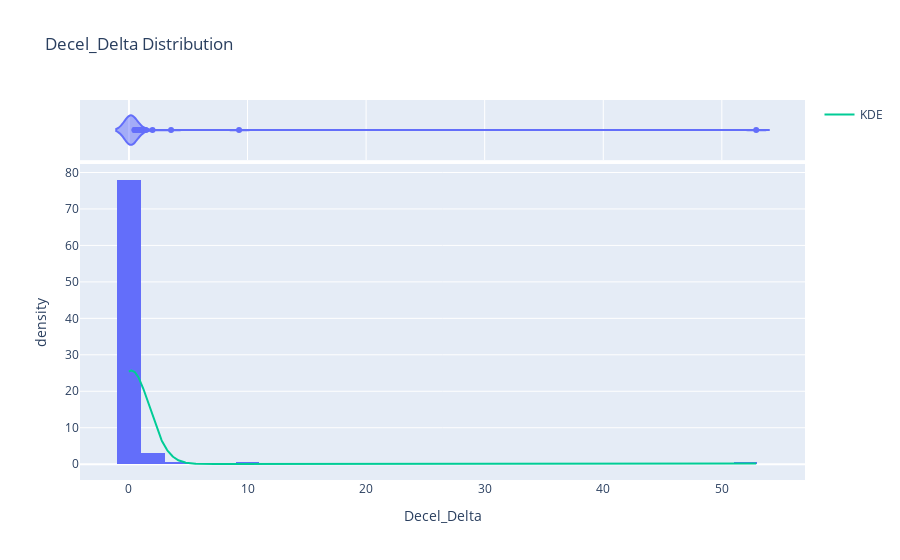

This figure's notebook cell:
### Code cell
fig = px.histogram(feature_by_participant, x='Decel_Delta', title='Decel_Delta Distribution', 
                   marginal='violin', histnorm='density')

# Calculate KDE
delta_data = feature_by_participant['Decel_Delta'].dropna()
kde = gaussian_kde(delta_data)
x_range = np.linspace(min(delta_data), max(delta_data), 1000)
fig.add_trace(go.Scatter(x=x_range, y=kde.evaluate(x_range)*100, mode='lines', name='KDE'))

fig.show()

### Figure 1 — Plotly figure (JSON) as saved in the notebook; plotly's stock layout.template omitted (floating-point values rounded to 4 significant figures; data arrays with more than 128 entries replaced by an {"elided": "..."} marker saying what was removed)
{"data": [{"alignmentgroup": "True", "bingroup": "x", "histnorm": "density", "hovertemplate": "Decel_Delta=%{x}<br>density=%{y}<extra></extra>", "legendgroup": "", "marker": {"color": "#636efa", "pattern": {"shape": ""}}, "name": "", "offsetgroup": "", "orientation": "v", "showlegend": false, "type": "histogram", "x": {"elided": "172 float values"}, "xaxis": "x", "yaxis": "y"}, {"alignmentgroup": "True", "hovertemplate": "Decel_Delta=%{x}<extra></extra>", "legendgroup": "", "marker": {"color": "#636efa"}, "name": "", "offsetgroup": "", "scalegroup": "x", "showlegend": false, "type": "violin", "x": {"elided": "172 float values"}, "xaxis": "x2", "yaxis": "y2"}, {"mode": "lines", "name": "KDE", "type": "scatter", "x": {"elided": "1000 float values"}, "y": {"elided": "1000 float values"}}], "layout": {"barmode": "relative", "legend": {"tracegroupgap": 0}, "title": {"text": "Decel_Delta Distribution"}, "xaxis": {"anchor": "y", "domain": [0, 1], "title": {"text": "Decel_Delta"}}, "xaxis2": {"anchor": "y2", "domain": [0, 1], "matches": "x", "showgrid": true, "showticklabels": false}, "yaxis": {"anchor": "x", "domain": [0, 0.8316], "title": {"text": "density"}}, "yaxis2": {"anchor": "x2", "domain": [0.8416, 1], "matches": "y2", "showgrid": false, "showline": false, "showticklabels": false, "ticks": ""}}}
